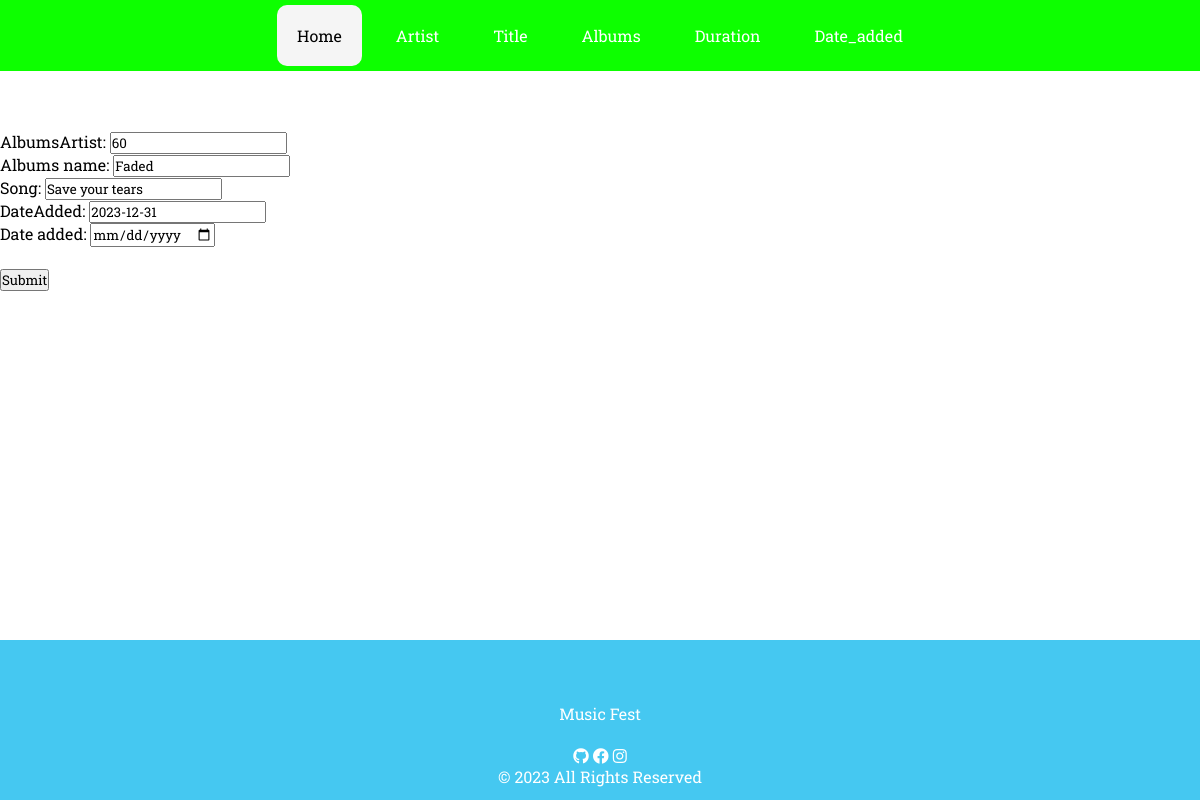
/date_addeds/1/, run on the app's committed database.
### record/models.py (models this page shows, shortened)
class date_added(models.Model):
    artistID = models.AutoField(primary_key=True)
    albumsArtist = models.CharField( max_length=50)
    albums_name = models.CharField(max_length=255)  # Adding the 'albums' field
    song = models.CharField(max_length=255)
    DateAdded = models.DateField()

### record/views.py (the view)
# urls.py: path('date_addeds/<int:pk>/', date_addedUpdateView.as_view(), name='date_added-update'),
class date_addedUpdateView(UpdateView):
    model = date_added
    form_class = date_addedForm
    template_name = 'date_added_add.html'
    success_url = reverse_lazy('date_added-list')

### record/forms.py
class date_addedForm(ModelForm):
    date_added = forms.DateField(widget=forms.DateInput(attrs={'type': 'date'}))
    class Meta:
        model = date_added
        fields = "__all__"

### record/templates/date_added_add.html (shortened to what this page needs)
{% extends 'base.html' %}
    {% load static %}
    {% block content %}
    <form role="form" class="" action="" method="post" novalidate>
        {% include 'includes/form.html' %}
        <br />
        <div class="form-group">
            <div class="col-md-12 col-sm-3">
                <button type='submit' class="btn btn-primary">Submit</button>
            </div>
        </div>
    </form>
{% endblock %}

### record/templates/includes/form.html (shortened to what this page needs)
{% load widget_tweaks %}
{% for field in form %}
<div class="col-md-6">
    <div class="form-group">
    {% if field.field.widget.input_type == 'checkbox' %}
    <div class="form-check form-switch">
        {% render_field field class="form-check-input ms-auto" %}
        <label class="form-check-label text-body ms-3 text-truncate w-250 mb-0"
for="flexSwitchCheckDefault5">{{ field.label_tag }}</label>
    </div>
    {% else %}
        <label for="example-text-input" class="form-control-label">{{ field.label_tag}}</label>
        {% render_field field class="form-control" %}
    {% endif %}
</div>
</div>
{% endfor %}

### record/static/css/style.css (style rules this page uses)
* { margin: 0; padding: 0; font-family: 'Roboto Slab'; }
body { background-image: url('../images/music1.jpg'); background-size: cover; background-position: center; background-attachment: fixed; height: 100%; margin: 0; padding: 0; }

### data on the page
date_added: albumsArtist "60" "Faded" "Save your tears" "2023-12-31"

### other printed values
{{ field.label_tag }} "AlbumsArtist:" "Albums name:" "Song:" "DateAdded:" "Date added:"
